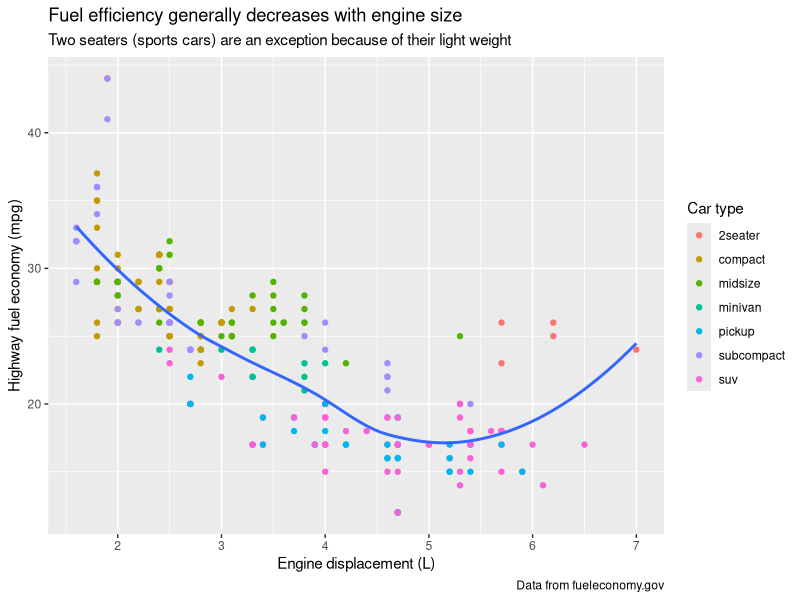
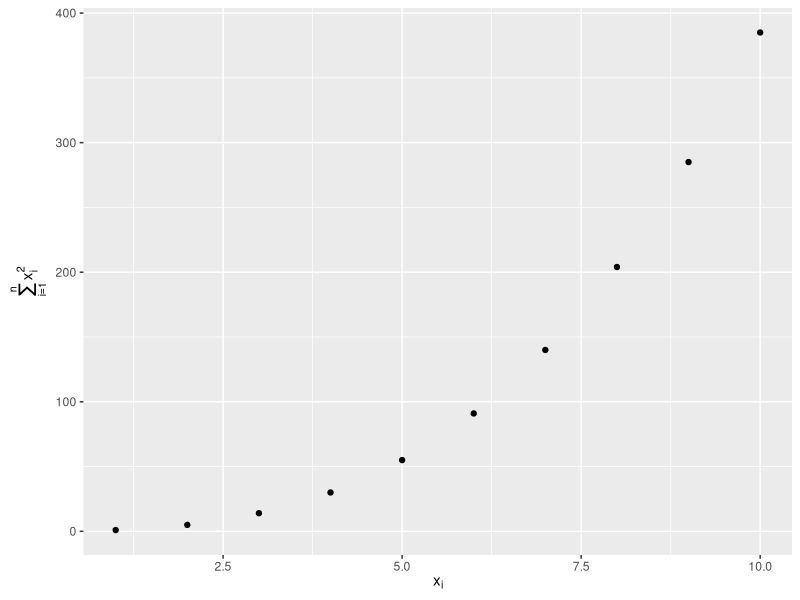
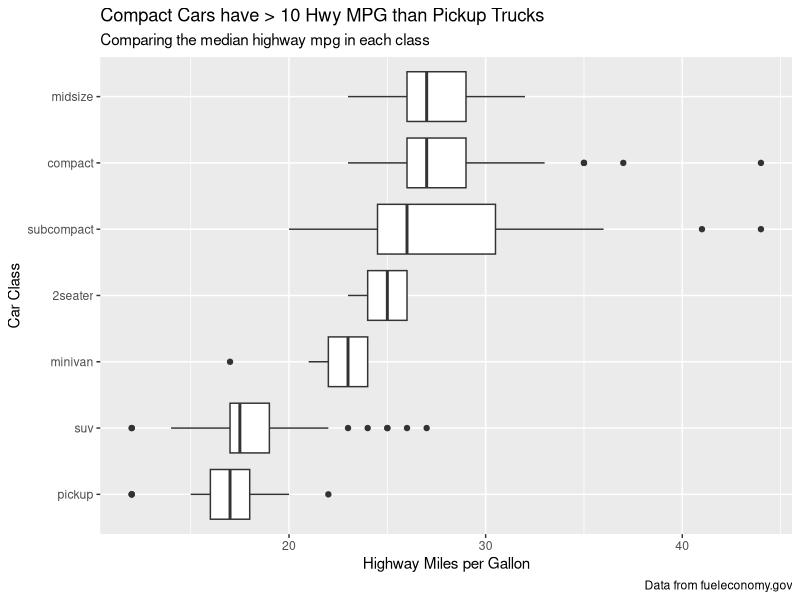
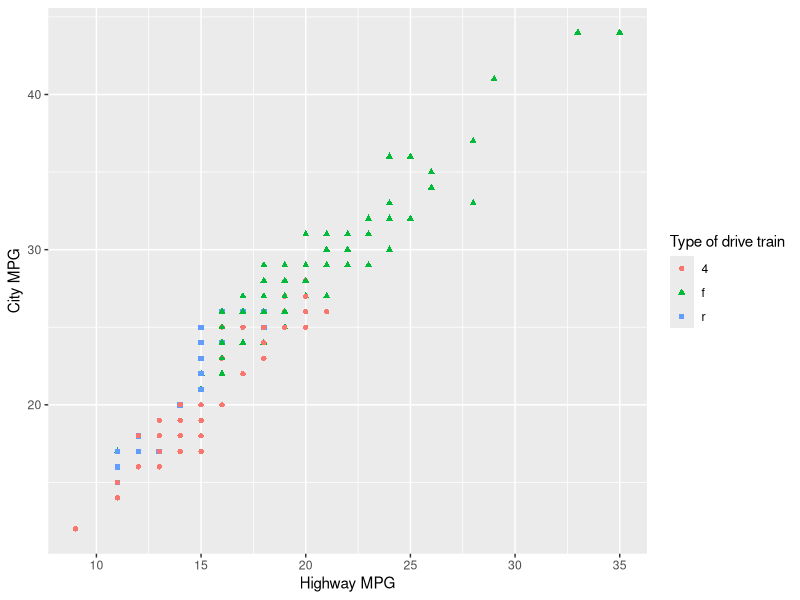
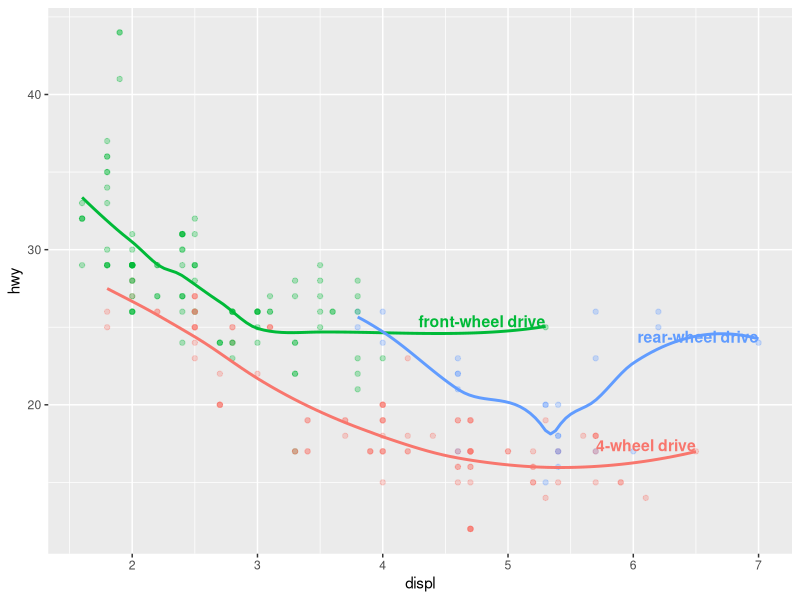
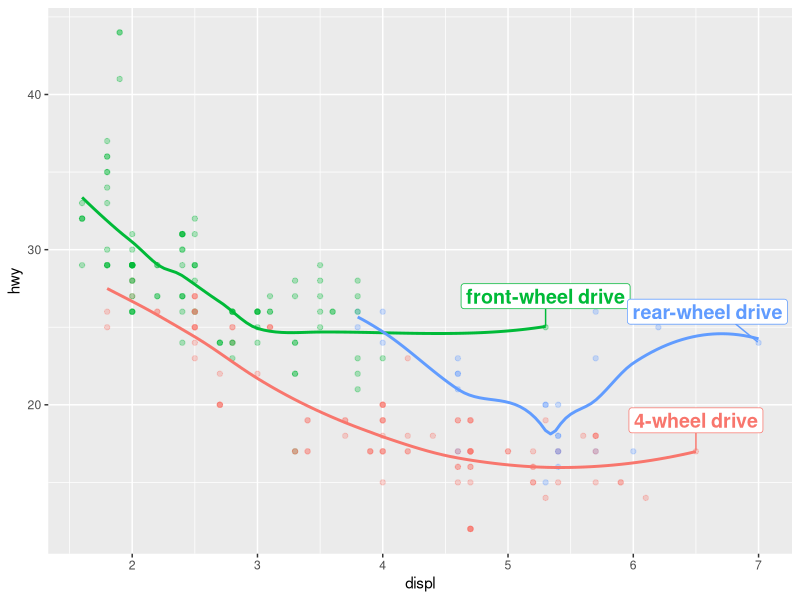
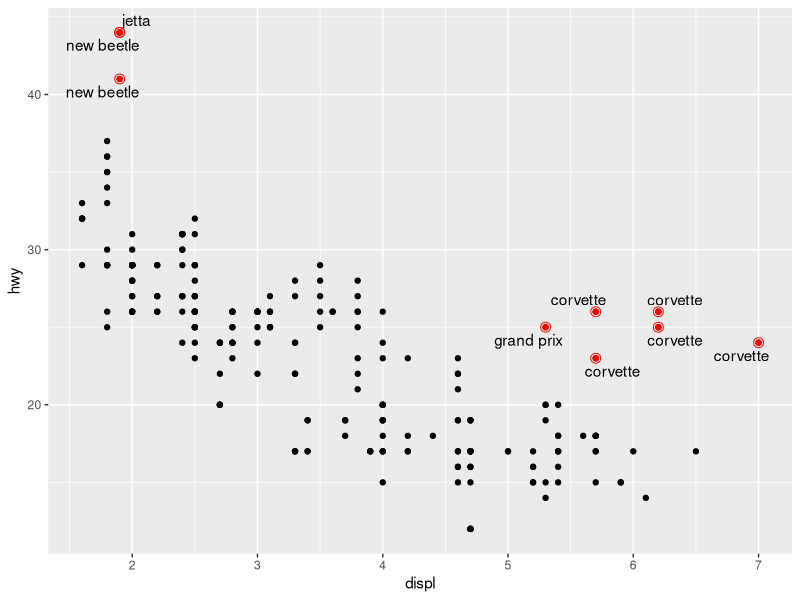
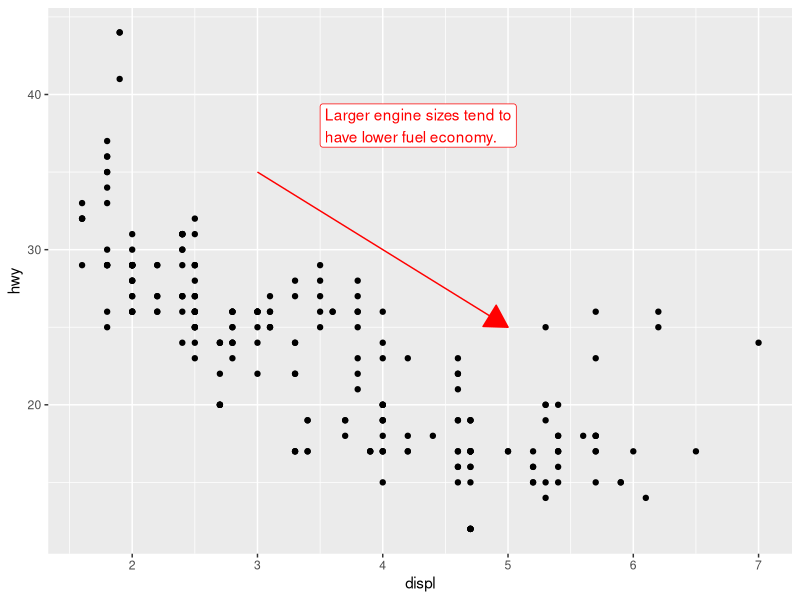

Write the R code that produced these figures, in order.
library(tidyverse)
library(scales)
library(ggrepel)
library(patchwork)


# LABELS ------------------------------------------------------------------

ggplot(mpg, aes(x = displ, y = hwy)) +
  geom_point(aes(color = class)) +
  geom_smooth(se = FALSE)+
  labs(
    x = "Engine displacement (L)",
    y = "Highway fuel economy (mpg)",
    color = "Car type",
    title = "Fuel efficiency generally decreases with engine size",
    subtitle = "Two seaters (sports cars) are an exception because of their light weight",
    caption = "Data from fueleconomy.gov"
  )

#using math equations instead of  text strings

df <- tibble(
  x = 1:10,
  y = cumsum(x^2)
)

ggplot(df, aes(x, y)) +
  geom_point() +
  labs(
    x = quote(x[i]),
    y = quote(sum(x[i] ^ 2, i == 1, n))
  )

#Exercise
#plot
ggplot(
  data = mpg, aes(x = fct_reorder(class, hwy), y = hwy)) +
  geom_boxplot() +
  coord_flip() +
  labs(
    title = "Compact Cars have > 10 Hwy MPG than Pickup Trucks",
    subtitle = "Comparing the median highway mpg in each class",
    caption = "Data from fueleconomy.gov",
    x = "Car Class",
    y = "Highway Miles per Gallon"
  )

#plot
ggplot(mpg, aes(x = cty, y = hwy)) +
  geom_point(aes(shape = drv, color = drv)) +
  labs(
    x = "Highway MPG",
    y = "City MPG",
    color = "Type of drive train", shape =  "Type of drive train"
  )

# ANNOTATIONS -------------------------------------------------------------

#create label info tibble
label_info <- mpg |> 
  group_by(drv) |> 
  arrange(desc(displ)) |> 
  slice_head(n = 1) |> 
  mutate(
    drive_type = case_when(
      drv == "f" ~ "front-wheel drive",
      drv == "r" ~ "rear-wheel drive",
      drv == "4" ~ "4-wheel drive",
    )
  ) |> 
  select(displ, hwy, drv, drive_type)
  
#use laeble info in plots
ggplot(mpg, aes(x = displ, y = hwy, color = drv)) +
  geom_point(alpha = 0.3) +
  geom_smooth(se = FALSE)+
  geom_text(
    data = label_info,
    aes(x = displ, y = hwy, label = drive_type), 
    fontface = "bold", size = 4, hjust = "right", vjust = "bottom"
  ) +
  theme(legend.position = "none")

# Note the use of hjust (horizontal justification) and vjust (vertical justification) 
# to control the alignment of the label.  
  
#use geom_label_repel to avoid label and point overlapping
ggplot(mpg, aes(x = displ, y = hwy, color = drv)) +
  geom_point(alpha = 0.3) +
  geom_smooth(se = FALSE)+
  geom_label_repel(
    data = label_info,
    aes(x = displ, y = hwy, label = drive_type), 
    fontface = "bold", size = 5, nudge_y = 2
  ) +
  theme(legend.position = "none")
  

#adding second layer of large hollow points to highlight labelled points
potential_outliers <- mpg |> 
  filter(hwy > 40 | (hwy > 20 & displ > 5))

ggplot(mpg, aes(x = displ, y = hwy)) +
  geom_point() +
  geom_text_repel(data = potential_outliers, aes(label = model)) +
  geom_point(data = potential_outliers, color = "red") +
  geom_point(
    data = potential_outliers,
    color = "red", size = 3, shape = "circle open"
  )

#text to be included int plot  
trend_text <- "Larger engine sizes tend to have lower fuel economy." |>
  str_wrap(width = 30)
trend_text

ggplot(mpg, aes(x = displ, y = hwy)) +
  geom_point() +
  annotate(
    geom = "label", x = 3.5, y = 38,
    label = trend_text,
    hjust = "left", color = "red"
  ) +
  annotate(
    geom = "segment", 
    x = 3, y = 35, xend = 5, yend = 25, color = "red",
    arrow = arrow(type = "closed")
  )
  
#Exercise

#place text in all four corners of plot
label <- tribble(
  ~displ, ~hwy, ~label, ~vjust, ~hjust,
  Inf, Inf, "Top right", "top", "right",
  Inf, -Inf, "Bottom right", "bottom", "right",
  -Inf, Inf, "Top left", "top", "left",
  -Inf, -Inf, "Bottom left", "bottom", "left"
)

ggplot(mpg, aes(displ, hwy)) +
  geom_point() +
  geom_text(aes(label = label, vjust = vjust, hjust = hjust), data = label)


#add text label to plot without creating tibble

ggplot(mpg, aes(displ, hwy)) +
  geom_point() +
  annotate(
    "text",
    x = Inf, y = Inf,
    label = "Increasing engine size is \nrelated to decreasing fuel economy.", vjust = "top", hjust = "right"
  )

# If the facet variable is not specified, the text is drawn in all facets.

label <- tibble(
  displ = Inf,
  hwy = Inf,
  label = "Increasing engine size is \nrelated to decreasing fuel economy."
)

ggplot(mpg, aes(displ, hwy)) +
  geom_point() +
  geom_text(aes(label = label),
            data = label, vjust = "top", hjust = "right",
            size = 2
  ) +
  facet_wrap(~class)
  
# To draw the label in only one facet, add a column to the label data frame with the value of 
# the faceting variable(s) in which to draw it.

label <- tibble(
  displ = Inf,
  hwy = Inf,
  class = "2seater",
  label = "Increasing engine size is \nrelated to decreasing fuel economy."
)

ggplot(mpg, aes(displ, hwy)) +
  geom_point() +
  geom_text(aes(label = label),
            data = label, vjust = "top", hjust = "right",
            size = 2
  ) +
  facet_wrap(~class)

# To draw labels in different plots, simply have the faceting variable(s):

label <- tibble(
  displ = Inf,
  hwy = Inf,
  class = unique(mpg$class),
  label = str_c("Label for", class)
)

ggplot(mpg, aes(displ, hwy)) +
  geom_point() +
  geom_text(aes(label = label),
            data = label, vjust = "top", hjust = "right",
            size = 3
            ) +
  facet_wrap(~class)


# SCALES ------------------------------------------------------------------

#Scales control how aesthetic mapping manifest visually

#1. Axis ticks and legend keys
#There are two primary arguments that affect the appearance of the ticks on the axes and the keys on the legend: breaks and labels.
# Breaks controls the position of the ticks, or the values associated with the keys. Labels controls the text label associated with each tick/key.Breaks controls the position of the ticks, or the values associated with the keys. 
# Labels controls the text label associated with each tick/key.

ggplot(mpg, aes(x = displ, y = hwy, color = drv)) +
  geom_point() +
  scale_y_continuous(breaks = seq(15, 40, by = 5))


ggplot(mpg, aes(x = displ, y = hwy, color = drv)) +
  geom_point() +
  scale_x_continuous(labels = NULL) + # no x labels
  scale_y_continuous(labels = NULL) + #no y labels
  scale_color_discrete(labels = c("4" = "4-wheel", "f" = "front", "r" = "rear")) #change legend labels


ggplot(diamonds, aes(x = price, y = cut)) +
  geom_boxplot(alpha = 0.05) +
  scale_x_continuous(labels = label_dollar()) #add $ labels and format prices

ggplot(diamonds, aes(x = price, y = cut)) +
  geom_boxplot(alpha = 0.05) +
  scale_x_continuous(
    labels = label_dollar(scale = 1/1000, suffix = "K"), #remove zeros and add k
    breaks = seq(1000, 19000, by = 6000)
  )
  
ggplot(diamonds, aes(x = cut, fill = clarity)) +
  geom_bar(position = "fill") +
  scale_y_continuous(name = "Percentage", labels = label_percent()) #add percentage at values

#using breaks when you have very few data points
presidential |> 
  mutate(id = 33 + row_number()) |> 
  ggplot(aes(x = start, y = id)) +
  geom_point() +
  geom_segment(aes(xend = end, yend = id)) +
  scale_x_date(name = NULL, breaks = presidential$start, date_labels = "%y")


#2. Legend Layout
#to control position of the legend, we use theme

base <- ggplot(mpg, aes(x = displ, y = hwy)) +
  geom_point(aes(color = class))

base + theme(legend.position = "right") #the default
base + theme(legend.position = "left")
base + 
  theme(legend.position = "top") +
  guides(color = guide_legend(nrow = 3))
base + 
  theme(legend.position = "bottom") +
  guides(color = guide_legend(nrow = 3))

#You can also use legend.position = "none" to suppress the display of the legend

#controlling display of individual legends
ggplot(mpg, aes(x = displ, y = hwy)) +
  geom_point(aes(color = class)) +
  geom_smooth(se = FALSE) +
  theme(legend.position = "bottom") +
  guides(color = guide_legend(nrow = 2, override.aes = list(size = 4))) #control number of rows(nrow), override aes to make points bigger

#3. Replacing the scale

#rather than use default scale which can be hard to interpret, we log transform and axes are labelled on original data scale
ggplot(diamonds, aes(x = carat, y = price)) +
  geom_bin2d() +
  scale_x_log10() +
  scale_y_log10()

#customised color scale
ggplot(mpg, aes(x = displ, y = hwy)) +
  geom_point(aes(color = drv)) +
  scale_color_brewer(palette = "Set1") #tuned for color blindness

ggplot(mpg, aes(x = displ, y = hwy)) +
  geom_point(aes(color = drv, shape = drv)) + #shape mapping 
  scale_color_brewer(palette = "Set1") 

#predefined mapping
presidential |>
  mutate(id = 33 + row_number()) |>
  ggplot(aes(x = start, y = id, color = party)) +
  geom_point() +
  geom_segment(aes(xend = end, yend = id)) +
  scale_color_manual(values = c(Republican = "#E81B23", Democratic = "#00AEF3")) #add party colors

#custom 
presidential |>
  mutate(id = 33 + row_number()) |>
  ggplot(aes(x = start, y = id, color = party)) +
  geom_point() +
  geom_segment(aes(xend = end, yend = id)) +
  geom_label_repel(
    data = presidential |> mutate(id = 33 + row_number()),
    aes(x = start, y = id, label = name, color = party),
    size = 4, nudge_x = 1, nudge_y = 0.1
  ) +
  scale_x_date(name = "Term Served", breaks = presidential$start, date_labels = "%y") +
  scale_color_manual(values = c(Republican = "#E81B23", Democratic = "#00AEF3")) #add party colors


# For continuous color, you can use the built-in scale_color_gradient() or scale_fill_gradient(). 
# If you have a diverging scale, you can use scale_color_gradient2(). 

df <- tibble(
  x = rnorm(10000),
  y = rnorm(10000)
)

ggplot(df, aes(x, y)) +
  geom_hex() +
  coord_fixed() +
  labs(title = "Default, continuous", x = NULL, y = NULL)

ggplot(df, aes(x, y)) +
  geom_hex() +
  coord_fixed() +
  scale_fill_viridis_c() +
  labs(title = "Viridis, continuous", x = NULL, y = NULL)

ggplot(df, aes(x, y)) +
  geom_hex() +
  coord_fixed() +
  scale_fill_viridis_b() +
  labs(title = "Viridis, binned", x = NULL, y = NULL)

#4. Zooming

# There are three ways to control the plot limits:
# Adjusting what data are plotted.
# Setting the limits in each scale.
# Setting xlim and ylim in coord_cartesian().

# relationship between engine size and fuel efficiency
ggplot(mpg, aes(x = displ, y = hwy)) +
  geom_point(aes(color = drv)) +
  geom_smooth()

#subsetting the data
mpg |> 
  filter(displ >= 5 & displ <= 6 & hwy >= 10 & hwy <= 25) |> 
  ggplot(aes(x = displ, y = hwy)) +
  geom_point(aes(color = drv)) +
  geom_smooth()

#when zooming in to a region, best to use coord_cartesian()
ggplot(mpg, aes(displ, hwy)) +
  geom_point(aes(color = drv)) +
  geom_smooth() +
  coord_cartesian(xlim = c(5, 6), ylim = c(10, 25))

#we can create scales which can be used accross multiple plots and make them easy to compare
suv <- mpg |> filter(class == "suv")
compact <- mpg |> filter(class == "compact")

x_scale <- scale_x_continuous(limits = range(mpg$displ))
y_scale <- scale_y_continuous(limits = range(mpg$hwy))
col_scale <- scale_color_discrete(limits = unique(mpg$drv))

ggplot(suv, aes(displ, hwy, color = drv)) +
  geom_point() +
  x_scale +
  y_scale +
  col_scale

ggplot(compact, aes(x = displ, y = hwy, color = drv)) +
  geom_point() +
  x_scale +
  y_scale +
  col_scale

#Exercise
# modify the code using override.aes to make the legend easier to see.
ggplot(diamonds, aes(x = carat, y = price)) +
  geom_point(aes(color = cut), alpha = 1/20) +
  guides(color = guide_legend(override.aes = list(size = 5)))



# THEMES ------------------------------------------------------------------

# you can customize the non-data elements of your plot with a theme:
ggplot(mpg, aes(x = displ, y = hwy)) +
  geom_point(aes(color = class)) +
  geom_smooth(se = FALSE) +
  theme_bw()

ggplot(mpg, aes(x = displ, y = hwy, color = drv)) +
  geom_point() +
  labs(
    title = "Larger engine sizes tend to have lower fuel economy",
    caption = "Source: https://fueleconomy.gov."
  ) +
  theme(
    legend.position = c(0.6, 0.7),
    legend.direction = "horizontal",
    legend.box.background = element_rect(color = "black"),
    plot.title = element_text(face = "bold"),
    plot.title.position = "plot",
    plot.caption.position = "plot",
    plot.caption = element_text(hjust = 0),
    axis.title.x = element_text(face = "bold", color = "blue"),
    axis.title.y = element_text(face = "bold", color = "blue"),
  ) +
  theme_dark()

# plot these are set to "plot" to indicate these elements are aligned to the entire plot area, instead of the plot panel (the default)


# LAYOUT ------------------------------------------------------------------

#Combine separate plots in one graphic


p1 <- ggplot(mpg, aes(x = displ, y = hwy)) + 
  geom_point() + 
  labs(title = "Plot 1")
p2 <- ggplot(mpg, aes(x = drv, y = hwy)) + 
  geom_boxplot() + 
  labs(title = "Plot 2")
p1 + p2

# You can also create complex plot layouts with patchwork. | places the p1 and p3 next to each other and / moves p2 to the next line.
p3 <- ggplot(mpg, aes(x = cty, y = hwy)) + 
  geom_point() + 
  labs(title = "Plot 3")
(p1 | p3) / p2

#collect legend from multiple plots into common one and add common title
p1 <- ggplot(mpg, aes(x = drv, y = cty, color = drv)) + 
  geom_boxplot(show.legend = FALSE) + #turned off the legends on the box plots
  labs(title = "Plot 1")

p2 <- ggplot(mpg, aes(x = drv, y = hwy, color = drv)) + 
  geom_boxplot(show.legend = FALSE) + #turned off the legends on the box plots
  labs(title = "Plot 2")

p3 <- ggplot(mpg, aes(x = cty, color = drv, fill = drv)) + 
  geom_density(alpha = 0.5) +  #collected the legends for the density plots
  labs(title = "Plot 3")

p4 <- ggplot(mpg, aes(x = hwy, color = drv, fill = drv)) + 
  geom_density(alpha = 0.5) + #collected the legends for the density plots
  labs(title = "Plot 4")

p5 <- ggplot(mpg, aes(x = cty, y = hwy, color = drv)) + 
  geom_point(show.legend = FALSE) + #turned off the legends on the box plots
  facet_wrap(~drv) +
  labs(title = "Plot 5")

(guide_area() / (p1 + p2) / (p3 + p4) / p5) +
  plot_annotation(
    title = "City and highway mileage for cars with different drive trains",
    caption = "Source: https://fueleconomy.gov."
  ) +
  plot_layout(
    guides = "collect",
    heights = c(1, 3, 2, 4) #the guide has a height of 1, the box plots 3, density plots 2, nd the faceted scatterplot 4
  ) &
  theme(legend.position = "top") #The legend is placed on top,

#Exercise
p1 <- ggplot(mpg, aes(x = displ, y = hwy)) + 
  geom_point() + 
  labs(title = "Plot 1")
p2 <- ggplot(mpg, aes(x = drv, y = hwy)) + 
  geom_boxplot() + 
  labs(title = "Plot 2")
p3 <- ggplot(mpg, aes(x = cty, y = hwy)) + 
  geom_point() + 
  labs(title = "Plot 3")

p1 / (p2 | p3)



